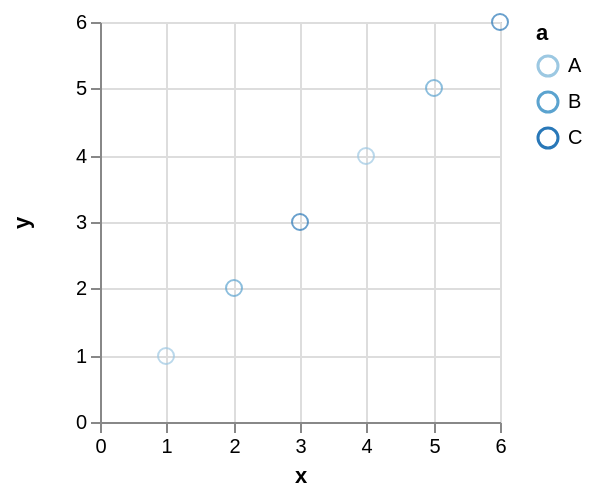

This figure's Vega-Lite source:
### Vega specification from a JSON file in a GitHub repository (floating-point values rounded to 4 significant figures)
{"$schema": "https://vega.github.io/schema/vega/v3.0.json", "autosize": "pad", "padding": 5, "encode": {"update": {"stroke": {"value": "#ccc"}, "fill": {"value": "transparent"}}}, "data": [{"name": "source_0", "values": [{"a": "B", "x": 2, "y": 2}, {"a": "A", "x": 1, "y": 1}, {"a": "A", "x": 4, "y": 4}, {"a": "B", "x": 5, "y": 5}, {"a": "C", "x": 3, "y": 3}, {"a": "C", "x": 6, "y": 6}]}, {"name": "data_0", "source": "source_0", "transform": [{"type": "formula", "expr": "toNumber(datum[\"x\"])", "as": "x"}, {"type": "formula", "expr": "toNumber(datum[\"y\"])", "as": "y"}, {"type": "filter", "expr": "datum[\"x\"] !== null && !isNaN(datum[\"x\"]) && datum[\"y\"] !== null && !isNaN(datum[\"y\"])"}]}], "signals": [{"name": "width", "update": "200"}, {"name": "height", "update": "200"}], "marks": [{"name": "marks", "type": "symbol", "role": "point", "from": {"data": "data_0"}, "encode": {"update": {"x": {"scale": "x", "field": "x"}, "y": {"scale": "y", "field": "y"}, "stroke": {"scale": "color", "field": "a"}, "fill": {"value": "transparent"}, "opacity": {"value": 0.7}}}}], "scales": [{"name": "x", "type": "linear", "domain": {"data": "data_0", "field": "x"}, "range": [0, {"signal": "width"}], "round": true, "nice": true, "zero": true}, {"name": "y", "type": "linear", "domain": {"data": "data_0", "field": "y"}, "range": [{"signal": "height"}, 0], "round": true, "nice": true, "zero": true}, {"name": "color", "type": "ordinal", "domain": {"data": "data_0", "field": "a", "sort": true}, "range": "ordinal"}], "axes": [{"scale": "x", "labelOverlap": true, "orient": "bottom", "tickCount": {"signal": "ceil(width/40)"}, "title": "x", "zindex": 1}, {"scale": "x", "domain": false, "grid": true, "labels": false, "maxExtent": 0, "minExtent": 0, "orient": "bottom", "tickCount": {"signal": "ceil(width/40)"}, "ticks": false, "zindex": 0, "gridScale": "y"}, {"scale": "y", "labelOverlap": true, "orient": "left", "tickCount": {"signal": "ceil(height/40)"}, "title": "y", "zindex": 1}, {"scale": "y", "domain": false, "grid": true, "labels": false, "maxExtent": 0, "minExtent": 0, "orient": "left", "tickCount": {"signal": "ceil(height/40)"}, "ticks": false, "zindex": 0, "gridScale": "x"}], "legends": [{"stroke": "color", "title": "a"}], "config": {"axis": {"domainColor": "#888", "tickColor": "#888"}, "axisY": {"minExtent": 30}}}
